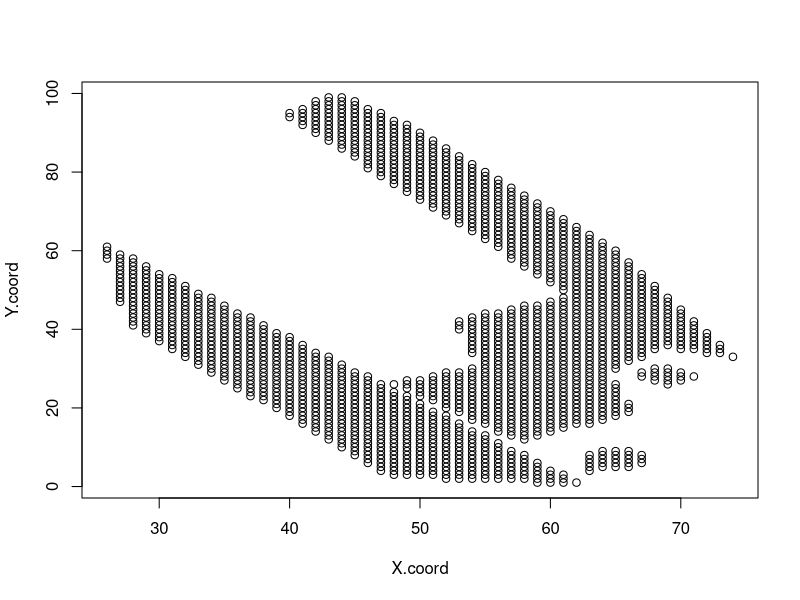
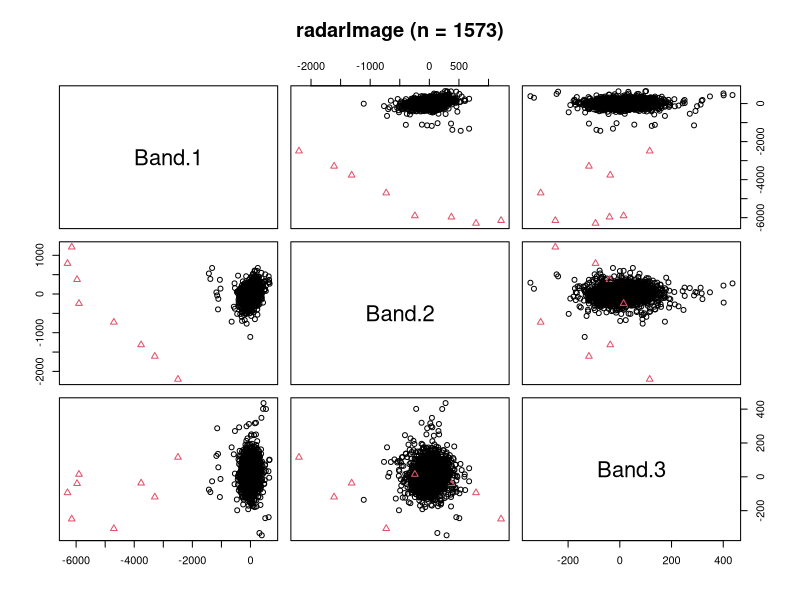

R code for these plots, in order: (Note: this script raises an error after producing the figures.)
library(robustbase)


### Name: radarImage
### Title: Satellite Radar Image Data from near Munich
### Aliases: radarImage
### Keywords: datasets

### ** Examples

data(radarImage)
plot(Y.coord ~ X.coord, data = radarImage)

## The 8 "clear" outliers (see also below)
ii8 <- c(1548:1549, 1553:1554, 1565:1566, 1570:1571)
outF <- 1+(seq_len(nrow(radarImage)) %in% ii8)
pairs(radarImage[, 3:5], main = "radarImage (n = 1573)",
      col = outF, pch=outF)

## Finding outliers -----------------------------------------

set.seed(1)
system.time(cc.ri <- covMcd(radarImage))# ~ 0.1 sec
## check for covMcd() consistency:
iiO <- as.integer(
 c(262, 450:451, 480:481, 509, 535, 542, 597, 643, 669, 697, 803:804, 832:834,
   862:864, 892, 989, 1123, 1145, 1223:1224, 1232:1233, 1249:1250, 1267, 1303,
   1347, 1357, 1375, 1411, 1419:1420, 1443, 1453, 1504, 1510:1512,
   1518:1521, 1525:1526, 1543:1544, 1546:1555, 1557:1558, 1561:1562, 1564:1566,
   1569:1571, 1573))
length(iiO) # 73 -- other seeds sometimes give 72, rarely 71 "outliers"
isO <- cc.ri$mcd.wt == 0
stopifnot(identical(iiO, which(isO)),
          identical(ii8, which(cc.ri$mah > 100)),
          length(intersect(cc.ri$best, iiO)) == 0)

cc <- c(adjustcolor("black", 0.4), adjustcolor("tomato", 0.8))
pairs(radarImage, main = "radarImage (n = 1573) + Outliers", gap=0,
      col = cc[1+isO], pch = c(1,8)[1+isO], cex = 0.8)
